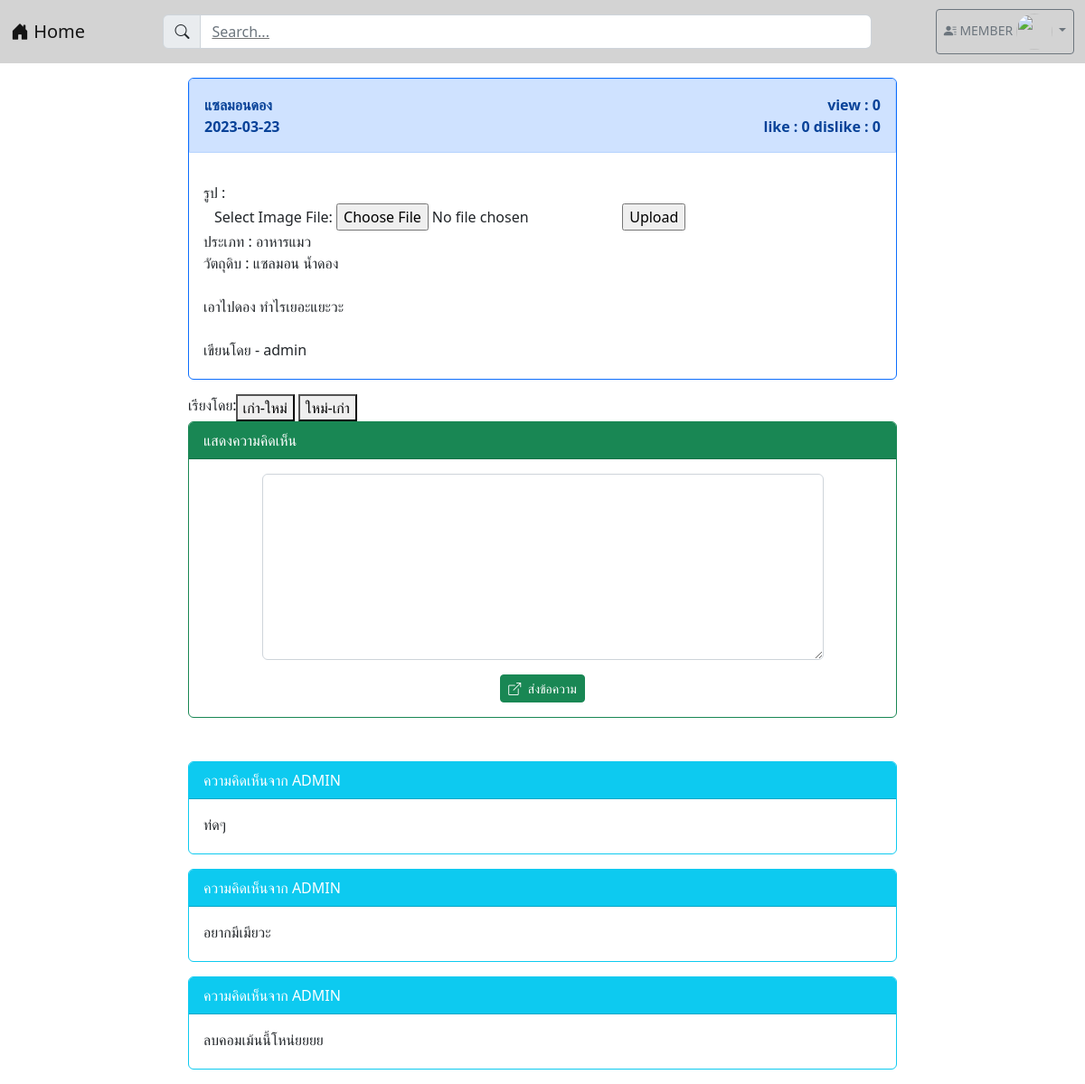
/post.php?id=99 (signed in), run on the app's committed database.
### tables this page shows
CREATE TABLE `post` (
  `post_id` int(100) NOT NULL,
  `user_id` int(100) NOT NULL,
  `category_id` int(100) NOT NULL,
  `post_title` varchar(1000) NOT NULL,
  `post_ingredient` varchar(2024) NOT NULL,
  `post_content` varchar(2048) NOT NULL,
  `post_picture` longblob NOT NULL,
  `post_date` date NOT NULL,
  `post_like` int(100) NOT NULL,
  `post_dislike` int(100) NOT NULL,
  `post_view` int(100) NOT NULL
);

CREATE TABLE `category` (
  `category_id` int(100) NOT NULL,
  `category_tag` varchar(64) NOT NULL
);

CREATE TABLE `user` (
  `user_id` int(100) NOT NULL,
  `user_username` varchar(64) NOT NULL,
  `user_password` varchar(64) NOT NULL,
  `user_name` varchar(64) NOT NULL,
  `user_email` varchar(64) NOT NULL,
  `user_role` varchar(1) NOT NULL,
  `user_fname` varchar(100) NOT NULL,
  `user_lname` varchar(100) NOT NULL,
  `user_phone` int(10) NOT NULL,
  `user_exp` varchar(255) NOT NULL,
  `user_des` varchar(255) NOT NULL,
  `user_country` varchar(100) NOT NULL,
  `user_state` varchar(100) NOT NULL,
  `user_pic` longblob NOT NULL
);

CREATE TABLE `comment` (
  `comment_id` int(100) NOT NULL,
  `comment_content` varchar(200) NOT NULL,
  `comment_time` datetime(6) NOT NULL,
  `user_id` int(100) NOT NULL,
  `post_id` int(100) NOT NULL
);

### post.php (the view, shortened to what this page needs)
<!DOCTYPE html>
<html lang="en">
<head>
    <link href="https://cdn.jsdelivr.net/npm/bootstrap@5.2.2/dist/css/bootstrap.min.css" rel="stylesheet"
>
    <link rel="stylesheet" href="https://cdn.jsdelivr.net/npm/bootstrap-icons@1.9.1/font/bootstrap-icons.css">
        <?php
        $id = $_GET['id'];
        ?>
</head>
<body>
    <?php
    include "nav.php";
    ?>
    <div class="container-xxl">
        <section class="col-md-8 mx-auto m-3">
            <?php
            isset($_GET['id']) ? $id = $_GET['id'] : header("Location: index.php");
            $server_name = "localhost";
            $username = "root";
            $password = "";
            $database = "webboard_recipes";
            $conn = new PDO("mysql:host=$server_name;dbname=$database;charset=utf8", "$username", "$password");
            $data = $conn->query("SELECT p.post_id, p.post_title, p.post_date, p.category_id, p.post_ingredient, p.post_content, u.user_username, p.user_id, u.user_id, c.category_tag, c.category_id,
                                        p.post_like, p.post_dislike, p.post_view ,p.post_picture/* ******************************* เรียกรูปจาก database *********************************************** */
                                    FROM post p , user u , category c
                                    WHERE p.post_id = $id and p.category_id = c.category_id and u.user_id = p.user_id");
            if ($data !== false) {
                while ($row = $data->fetch()) {
                    $post_title = $row[1];
                    $post_date = $row[2];
                    $post_ingredient = $row[4];
                    $post_content = $row[5];
                    $user_username = $row[6];
                    $category_tag = $row[9];
                    $post_like = $row[11];
                    $post_dislike = $row[12];
                    $post_view = $row[13];
                }
            }
            ?>
            <div class="card text-dark bg-white border-primary mb-3">
                <div class="card-header alert alert-primary">
                    <strong>
                        <?php
                        echo "<div class = 'd-flex justify-content-between'>
                            <div> $post_title </div>
                            <div style='text-align:right'> view : $post_view </div>
                            </div>";
                        echo "<div class = 'd-flex justify-content-between'>
                            <div> $post_date </div>
                            <div style='text-align:right'> like : $post_like  dislike : $post_dislike </div>
                            </div>";
                        ?>
                    </strong>
                </div>
                <div class="card-body pb-1">
                    <div class="container row mb-3 justify-content-between">
                        <?php
                        echo "รูป :";
                        require_once 'dbConfig.php';
                        $result = $db->query("SELECT image FROM images WHERE post_id = $id");
                        ?>
                        <?php if($result->num_rows > 0){ ?>
                            <div class="gallery">
                                <?php while($row = $result->fetch_assoc()){ ?>
                                    <img />
                                <?php } ?>
                            </div>
                        <?php }else{ ?>
                            <form action="upload.php" method="post" enctype="multipart/form-data">
                                <label>Select Image File:</label>
                                <input type="file" name="image">
                                <input type="submit" name="submit" value="Upload" >
                            </form>
                        <?php } ?>
                        <?php
                        echo "ประเภท : $category_tag <BR>";
                        echo "วัตถุดิบ : $post_ingredient <BR><BR>";
                        echo "$post_content <BR><BR>";
                        echo "เขียนโดย - $user_username <BR>";
                        ?>
                    </div>
                </div>
            </div>
            <div class="d-flex">
                <div class="input-group">
                    <label>เรียงโดย: </label>
                    <form name="Email Header" method="post">
                        <button type="submit" name="sort" class="button" value="1">เก่า-ใหม่</button>
                        <button type="submit" name="sort" class="button" value="0">ใหม่-เก่า</button>
                    </form>
                </div>
            </div>
            <?php
            if (isset($_SESSION["id"])) {
                ?>
                <div class="card text-dark bg-white border-success">
                    <div class="card-header bg-success text-white">แสดงความคิดเห็น</div>
                    <div class="card-body">
                        <form action="post_save.php" method="post">
                            <div class="row mb-3 justify-content-center">
                                <div class="col-lg-10">
                                    <textarea name="comment" class="form-control" rows="8"></textarea>
                                </div>
                            </div>
                            <div class="row">
                                <div class="col-lg-12">
                                    <center>
                                        <button type="submit" class="btn btn-success btn-sm text-white">
                                            <i class="bi bi-box-arrow-up-right me-1"></i>
                                            ส่งข้อความ
                                        </button>
                                    </center>
                                </div>
                            </div>
                        </form>
                    </div>
                </div>
                <br><br>
                <?php
            }
            ?>
            <?php
            $conn = new PDO("mysql:host=$server_name;dbname=$database;charset=utf8", "$username", "$password");
            if (isset($_POST['sort']) && !empty($_POST['sort']) && $_POST['sort'] == 1) {
                $comment = $conn->query("SELECT p.post_id, u.user_name, u.user_id, c.comment_content, c.user_id, c.comment_id, c.post_id
                    FROM post p , user u , comment c
                    WHERE p.post_id = c.post_id AND c.user_id = u.user_id AND c.post_id = $id ORDER BY c.comment_id ASC");
            } else {
                $comment = $conn->query("SELECT p.post_id, u.user_name, u.user_id, c.comment_content, c.user_id, c.comment_id, c.post_id
                    FROM post p , user u , comment c
                    WHERE p.post_id = c.post_id AND c.user_id = u.user_id AND c.post_id = $id ORDER BY c.comment_id DESC");
            }
            if ($comment !== false) {
                while ($comm = $comment->fetch()) {
                    ?>
                    <div class="card text-dark bg-white border-info mb-3">
                        <div class="card-header bg-info text-white">
                            <?php echo "ความคิดเห็นจาก " . $comm['1']; ?>
                        </div>
                        <div class="card-body pb-1">
                            <div class="container row mb-3 justify-content-between">
                                <?php
                                echo $comm['3'];
                                ?>
                            </div>
                        </div>
                    </div>
                    <?php
                }
            }
            ?>
        </section>
    </div>
</body>
</html>

### nav.php (shortened to what this page needs)
<?php
if (!isset($_SESSION['id'])) {
    ?>
    <nav class="navbar navbar-expand-lg navbar-light" style="background-color:#D3D3D3">
        <div class="container-fluid">
            <a href="index.php" class="navbar-brand">
                <i class="bi bi-house-door-fill"></i> Home
            </a>
            <a class="navbar-text col-md-8">
                <span class="input-group">
                    <span class="input-group-text" class="form-label"><i class="bi bi-search"></i></span>
                    <input type="text" class="form-control" placeholder="Search...">
                </span>
            </a>
            <ul class="navbar-nav">
                <li class="nav-item">
                    <a href="login.php" class="nav-link">
                        <i class="bi bi-box-arrow-in-right"></i> Sign in
                    </a>
                </li>
            </ul>
        </div>
    </nav>
<?php } else { ?>
    <nav class="navbar navbar-expand-lg navbar-light" style="background-color: #D3D3D3;">
        <div class="container-fluid">
            <a href="index.php" class="navbar-brand">
                <i class="bi bi-house-door-fill"></i> Home
            </a>
                <a class="navbar-text col-md-8">
                    <span class="input-group">
                        <span class="input-group-text" class="form-label"><i class="bi bi-search"></i></span>
                        <input type="text" class="form-control" placeholder="Search...">
                    </span>
                </a>
                <ul class="navbar-nav">
                    <li class="nav-item">
                        <div class="dropdown">
                            <a class="btn btn-outline-secondary dropdown-toggle btn-sm" type="button" id="button1"
                                data-bs-toggle="dropdown" aria-expanded="false">
                                <i class="bi bi-person-lines-fill"></i>
                                <?php echo $_SESSION['username']; ?>
                                <img src="https://media.discordapp.net/attachments/759437257961635907/1080497630490140744/333569516_3245945072382544_7351929676159766126_n.jpg?width=522&height=644"
                                    alt="" class="circle">
                            </a>
                        </div>
                    </li>
                </ul>
    </nav>
<?php } ?>

### nav.php (style rules this page uses)
.circle { width: 30pt; height: 30pt; border-radius: 50% }

### data on the page
post: post_title "แซลมอนดอง", post_view "0", post_date "2023-03-23", post_like "0", post_dislike "0", category.category_tag "อาหารแมว", post_ingredient "แซลมอน น้ำดอง", post_content "เอาไปดอง ทำไรเยอะแยะวะ", user.user_username "admin"
comment: user.user_name "ADMIN", comment_content "ท่ดๆ"
comment: user.user_name "ADMIN", comment_content "อยากมีเมียวะ"
comment: user.user_name "ADMIN", comment_content "ลบคอมเม้นนี้โหน่ยยยย"

### other printed values
$_SESSION['username'] "MEMBER"
